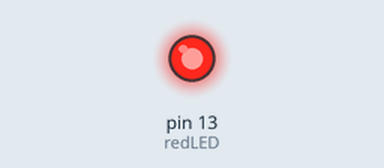
Simulated run of this sketch. Board: Arduino Uno, built with avr-gcc and run on an emulated ATmega328P. On the bench: output pins drawn as LEDs (lit = HIGH).

Above: at 1.8 s.
At 8.1 s:
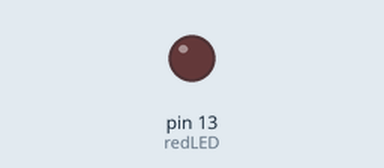
Timing chart, 0 to 11.7 s (numbered marks = the images above):
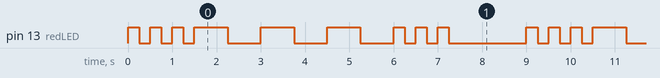

The sketch:

SOS_Arduino.ino
```cpp
// This project demonstrates a simple SOS signaling system using an Arduino and a single LED. The LED flashes in the standard Morse code pattern for SOS (... --- ...), allowing you to simulate an emergency signal for learning or demonstration purposes.

//S → three short blinks

//O → three long blinks

//S → three short blinks

//The cycle repeats indefinitely.

int redLED = 13;
int dit = 250;
int dat = dit * 3;
int longW = dit * 6;

void setup(){
  pinMode(13, OUTPUT);
}

void loop() {
  // put your main code here, to run repeatedly:
  // we want 3 fast blinks
  digitalWrite(redLED, HIGH);
  delay(dit);
  digitalWrite(redLED, LOW);
  delay(dit);

  digitalWrite(redLED, HIGH);
  delay(dit);
  digitalWrite(redLED, LOW);
  delay(dit);

  digitalWrite(redLED, HIGH);
  delay(dit);
  digitalWrite(redLED, LOW);
  delay(dit);

  // longer blinks
  digitalWrite(redLED, HIGH);
  delay(dat);
  digitalWrite(redLED, LOW);
  delay(dat);

  digitalWrite(redLED, HIGH);
  delay(dat);
  digitalWrite(redLED, LOW);
  delay(dat);

  digitalWrite(redLED, HIGH);
  delay(dat);
  digitalWrite(redLED, LOW);
  delay(dat);

  // shorter blinks
  digitalWrite(redLED, HIGH);
  delay(dit);
  digitalWrite(redLED, LOW);
  delay(dit);

  digitalWrite(redLED, HIGH);
  delay(dit);
  digitalWrite(redLED, LOW);
  delay(dit);

  digitalWrite(redLED, HIGH);
  delay(dit);
  digitalWrite(redLED, LOW);
  delay(dit);

  delay(longW); // need for delay to notice shorter blinks
}
```

Measured:
- by itself, pin 13 (redLED): repeats every 9.0 s: 2 × (LOW 0.25 s, HIGH 0.25 s), LOW 0.25 s, 3 × (HIGH 0.75 s, LOW 0.75 s), 2 × (HIGH 0.25 s, LOW 0.25 s), HIGH 0.25 s, LOW 1.8 s, HIGH 0.25 s
- by itself, everything shown: repeats every 9.0 s, in 18 steps
